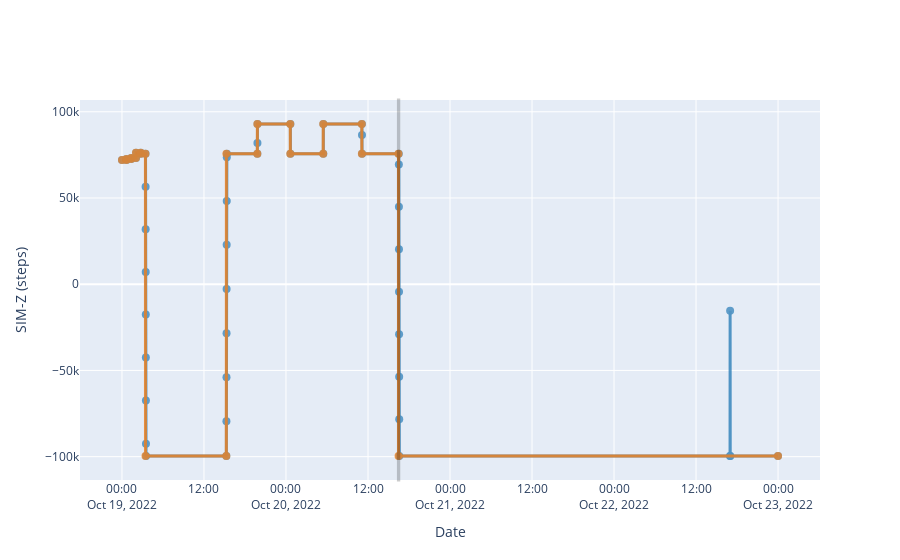

The notebook cell saved with this chart:
### Code cell
html = vt.get_plot_html(show=True)
